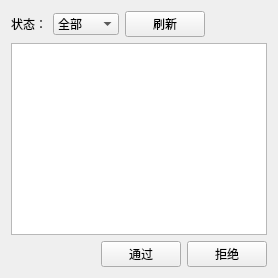
<?xml version="1.0" encoding="UTF-8"?>
<ui version="4.0">
 <class>ApprovalManager</class>
 <widget class="QWidget" name="ApprovalManager">
  <layout class="QVBoxLayout" name="verticalLayout">
   <item>
    <layout class="QHBoxLayout" name="horizontalLayout">
     <item>
      <widget class="QLabel" name="label">
       <property name="text">
        <string>状态：</string>
       </property>
      </widget>
     </item>
     <item>
      <widget class="QComboBox" name="comboBoxStatus">
       <item>
        <property name="text">
         <string>全部</string>
        </property>
       </item>
       <item>
        <property name="text">
         <string>待审批</string>
        </property>
       </item>
       <item>
        <property name="text">
         <string>已审批</string>
        </property>
       </item>
       <item>
        <property name="text">
         <string>已拒绝</string>
        </property>
       </item>
      </widget>
     </item>
     <item>
      <widget class="QPushButton" name="btnRefresh">
       <property name="text">
        <string>刷新</string>
       </property>
      </widget>
     </item>
     <item>
      <spacer name="horizontalSpacer">
       <property name="orientation">
        <enum>Qt::Horizontal</enum>
       </property>
       <property name="sizeHint" stdset="0">
        <size>
         <width>40</width>
         <height>20</height>
        </size>
       </property>
      </spacer>
     </item>
    </layout>
   </item>
   <item>
    <widget class="QTableView" name="tableView">
     <property name="selectionBehavior">
      <enum>QAbstractItemView::SelectRows</enum>
     </property>
     <property name="selectionMode">
      <enum>QAbstractItemView::SingleSelection</enum>
     </property>
    </widget>
   </item>
   <item>
    <layout class="QHBoxLayout" name="horizontalLayout_2">
     <item>
      <spacer name="horizontalSpacer_2">
       <property name="orientation">
        <enum>Qt::Horizontal</enum>
       </property>
       <property name="sizeHint" stdset="0">
        <size>
         <width>40</width>
         <height>20</height>
        </size>
       </property>
      </spacer>
     </item>
     <item>
      <widget class="QPushButton" name="btnApprove">
       <property name="text">
        <string>通过</string>
       </property>
      </widget>
     </item>
     <item>
      <widget class="QPushButton" name="btnReject">
       <property name="text">
        <string>拒绝</string>
       </property>
      </widget>
     </item>
    </layout>
   </item>
  </layout>
 </widget>
 <resources/>
 <connections/>
</ui> 
